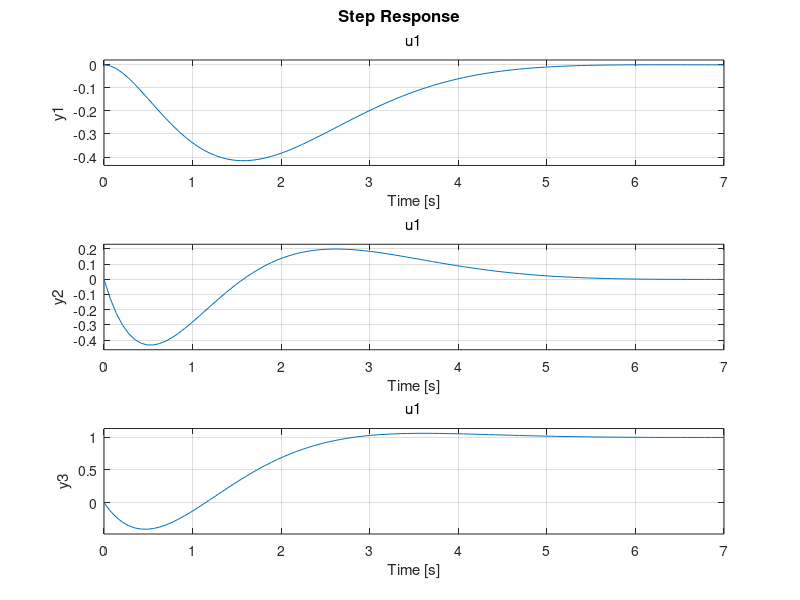

Recreate this plot in MATLAB.
%% Linear Control Systems Homework 5
% * Problem 1
% * Arthor: Xinyi Cai

%% Housekeeping
clc; 
clear all; 

%% Given Values
A = [0 1 0; 1 0 0; 0 0 0]; 
B = [0; 1; 1]; 
C = eye(3);
D = zeros(3, 1); 
vd = 1;

%% Part a
[V_mtx, D_mtx] = eig(A)

%% Part b
poles = [-1; -1+1j; -1-1j]; 
K = acker(A, B, poles);
r = -inv(C(3, :)*inv(A-B*K)*B)*vd; 

%% Part c
sys = ss(A-B*K, B*r, C, D); 
step(sys)
grid on